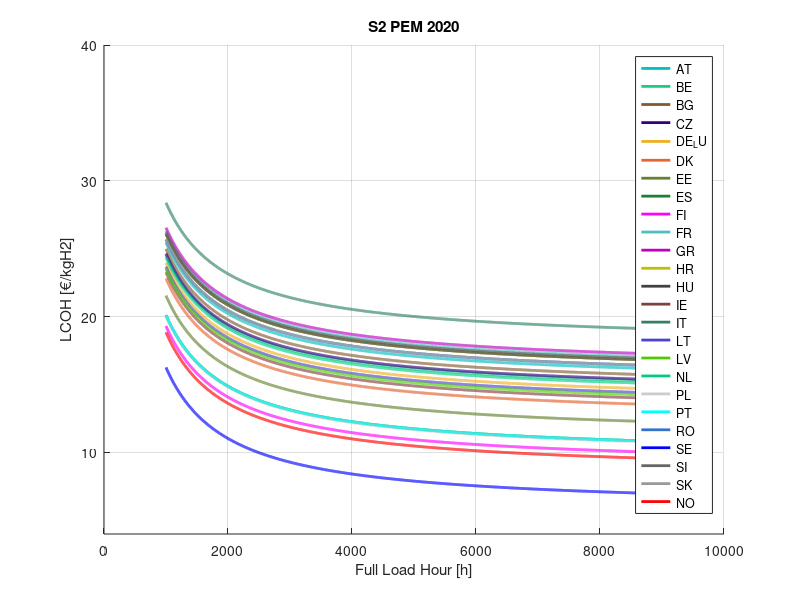

MATLAB code for this plot:
num_simulations = 1000;

%Common parameters
Discount_Rate_min = 0.06;       % assume 6-8%
Discount_Rate_max = 0.08;
Discount_Rate_values = unifrnd(Discount_Rate_min, Discount_Rate_max, [num_simulations, 1]);

Lifetime = 20;    % years

% Define electricity costs
electricity_cost_AT     = 0.261;
electricity_cost_BE     = 0.245;
electricity_cost_BG     = 0.253;
electricity_cost_CZ     = 0.247;
electricity_cost_DE_LU  = 0.235;
electricity_cost_DK     = 0.215;
electricity_cost_EE     = 0.193;
electricity_cost_ES     = 0.168;
electricity_cost_FI     = 0.154;
electricity_cost_FR     = 0.276;
electricity_cost_GR     = 0.280;
electricity_cost_HR     = 0.272;
electricity_cost_HU     = 0.272;
electricity_cost_IE     = 0.223;
electricity_cost_IT     = 0.312;
electricity_cost_LT     = 0.230;
electricity_cost_LV     = 0.227;
electricity_cost_NL     = 0.242;
electricity_cost_PL     = 0.167;
electricity_cost_PT     = 0.168;
electricity_cost_RO     = 0.265;
electricity_cost_SE     = 0.101;
electricity_cost_SI     = 0.274;
electricity_cost_SK     = 0.265;
electricity_cost_NO     = 0.146;


FLH = [1000:8760];

LHV = 33.33;    %kWh/kgH2

%PEM parameters
CAPEX_System_PEM_mean = 1450;      %$/kW
CAPEX_System_PEM_std = 367.42;
CAPEX_System_PEM_values = normrnd(CAPEX_System_PEM_mean, CAPEX_System_PEM_std, [num_simulations,1]);
CAPEX_System_PEM_values(CAPEX_System_PEM_values < 1100) = 1100;
CAPEX_System_PEM_values(CAPEX_System_PEM_values > 1800) = 1800;

%CAPEX_Stack_PEM_values = 0.35*CAPEX_System_PEM_values;    % 35% of CAPEX system
CAPEX_PEM_values = CAPEX_System_PEM_values;

OPEX_PEM_values = 3;

System_Efficiency_PEM_mean = 0.58;
System_Efficiency_PEM_std = 0.0163;
System_Efficiency_PEM_values = normrnd(System_Efficiency_PEM_mean, System_Efficiency_PEM_std, [num_simulations,1]);
System_Efficiency_PEM_values(System_Efficiency_PEM_values < 0.56) = 0.56;
System_Efficiency_PEM_values(System_Efficiency_PEM_values > 0.6) = 0.6;

% Calculate SOEC LCOH values
term1_S = LHV ./ (System_Efficiency_PEM_values);
term2_S = Discount_Rate_values .* (1 + Discount_Rate_values).^Lifetime;
term3_S = (OPEX_PEM_values / 100);
term4_S = CAPEX_PEM_values ./ FLH;
AT = term1_S .* ((term2_S ./ ((1 + Discount_Rate_values).^Lifetime - 1) + term3_S) .* term4_S + electricity_cost_AT);
BE = term1_S .* ((term2_S ./ ((1 + Discount_Rate_values).^Lifetime - 1) + term3_S) .* term4_S + electricity_cost_BE);
BG = term1_S .* ((term2_S ./ ((1 + Discount_Rate_values).^Lifetime - 1) + term3_S) .* term4_S + electricity_cost_BG);
CZ = term1_S .* ((term2_S ./ ((1 + Discount_Rate_values).^Lifetime - 1) + term3_S) .* term4_S + electricity_cost_CZ);
DE_LU = term1_S .* ((term2_S ./ ((1 + Discount_Rate_values).^Lifetime - 1) + term3_S) .* term4_S + electricity_cost_DE_LU);
DK = term1_S .* ((term2_S ./ ((1 + Discount_Rate_values).^Lifetime - 1) + term3_S) .* term4_S + electricity_cost_DK);
EE = term1_S .* ((term2_S ./ ((1 + Discount_Rate_values).^Lifetime - 1) + term3_S) .* term4_S + electricity_cost_EE);
ES = term1_S .* ((term2_S ./ ((1 + Discount_Rate_values).^Lifetime - 1) + term3_S) .* term4_S + electricity_cost_ES);
FI = term1_S .* ((term2_S ./ ((1 + Discount_Rate_values).^Lifetime - 1) + term3_S) .* term4_S + electricity_cost_FI);
FR = term1_S .* ((term2_S ./ ((1 + Discount_Rate_values).^Lifetime - 1) + term3_S) .* term4_S + electricity_cost_FR);
GR = term1_S .* ((term2_S ./ ((1 + Discount_Rate_values).^Lifetime - 1) + term3_S) .* term4_S + electricity_cost_GR);
HR = term1_S .* ((term2_S ./ ((1 + Discount_Rate_values).^Lifetime - 1) + term3_S) .* term4_S + electricity_cost_HR);
HU = term1_S .* ((term2_S ./ ((1 + Discount_Rate_values).^Lifetime - 1) + term3_S) .* term4_S + electricity_cost_HU);
IE = term1_S .* ((term2_S ./ ((1 + Discount_Rate_values).^Lifetime - 1) + term3_S) .* term4_S + electricity_cost_IE);
IT = term1_S .* ((term2_S ./ ((1 + Discount_Rate_values).^Lifetime - 1) + term3_S) .* term4_S + electricity_cost_IT);
LT = term1_S .* ((term2_S ./ ((1 + Discount_Rate_values).^Lifetime - 1) + term3_S) .* term4_S + electricity_cost_LT);
LV = term1_S .* ((term2_S ./ ((1 + Discount_Rate_values).^Lifetime - 1) + term3_S) .* term4_S + electricity_cost_LV);
NL = term1_S .* ((term2_S ./ ((1 + Discount_Rate_values).^Lifetime - 1) + term3_S) .* term4_S + electricity_cost_NL);
PL = term1_S .* ((term2_S ./ ((1 + Discount_Rate_values).^Lifetime - 1) + term3_S) .* term4_S + electricity_cost_PL);
PT = term1_S .* ((term2_S ./ ((1 + Discount_Rate_values).^Lifetime - 1) + term3_S) .* term4_S + electricity_cost_PT);
RO = term1_S .* ((term2_S ./ ((1 + Discount_Rate_values).^Lifetime - 1) + term3_S) .* term4_S + electricity_cost_RO);
SE = term1_S .* ((term2_S ./ ((1 + Discount_Rate_values).^Lifetime - 1) + term3_S) .* term4_S + electricity_cost_SE);
SI = term1_S .* ((term2_S ./ ((1 + Discount_Rate_values).^Lifetime - 1) + term3_S) .* term4_S + electricity_cost_SI);
SK = term1_S .* ((term2_S ./ ((1 + Discount_Rate_values).^Lifetime - 1) + term3_S) .* term4_S + electricity_cost_SK);
NO = term1_S .* ((term2_S ./ ((1 + Discount_Rate_values).^Lifetime - 1) + term3_S) .* term4_S + electricity_cost_NO);


avg_AT = mean(AT);
avg_BE = mean(BE);
avg_BG = mean(BG);
avg_CZ = mean(CZ);
avg_DE_LU = mean(DE_LU);
avg_DK = mean(DK);
avg_EE = mean(EE);
avg_ES = mean(ES);
avg_FI = mean(FI);
avg_FR = mean(FR);
avg_GR = mean(GR);
avg_HR = mean(HR);
avg_HU = mean(HU);
avg_IE = mean(IE);
avg_IT = mean(IT);
avg_LT = mean(LT);
avg_LV = mean(LV);
avg_NL = mean(NL);
avg_PL = mean(PL);
avg_PT = mean(PT);
avg_RO = mean(RO);
avg_SE = mean(SE);
avg_SI = mean(SI);
avg_SK = mean(SK);
avg_NO = mean(NO);


% Plotting LCOH for each country based on FLH
figure;
hold on;

plot(FLH, avg_AT, 'DisplayName', 'AT', 'LineWidth', 2, 'Color', [0,0.75,0.75]);
plot(FLH, avg_BE, 'DisplayName', 'BE', 'LineWidth', 2, 'Color', [0.1,0.8,0.5]);
plot(FLH, avg_BG, 'DisplayName', 'BG', 'LineWidth', 2, 'Color', [0.5,0.35,0.2]);
plot(FLH, avg_CZ, 'DisplayName', 'CZ', 'LineWidth', 2, 'Color', [0.2,0,0.5]);
plot(FLH, avg_DE_LU, 'DisplayName', 'DE_LU', 'LineWidth', 2, 'Color', [0.93,0.69,0.13]);
plot(FLH, avg_DK, 'DisplayName', 'DK', 'LineWidth', 2, 'Color', [0.9,0.4,0.2]);
plot(FLH, avg_EE, 'DisplayName', 'EE', 'LineWidth', 2, 'Color', [0.4,0.5,0.2]);
plot(FLH, avg_ES, 'DisplayName', 'ES', 'LineWidth', 2, 'Color', [0.1,0.5,0.2]);
plot(FLH, avg_FI, 'DisplayName', 'FI', 'LineWidth', 2, 'Color', 'm');
plot(FLH, avg_FR, 'DisplayName', 'FR', 'LineWidth', 2, 'Color', [0.3,0.75,0.75]);
plot(FLH, avg_GR, 'DisplayName', 'GR', 'LineWidth', 2, 'Color', [0.75,0,0.75]);
plot(FLH, avg_HR, 'DisplayName', 'HR', 'LineWidth', 2, 'Color', [0.75,0.75,0]);
plot(FLH, avg_HU, 'DisplayName', 'HU', 'LineWidth', 2, 'Color', [0.25,0.25,0.25]);
plot(FLH, avg_IE, 'DisplayName', 'IE', 'LineWidth', 2, 'Color', [0.5,0.25,0.25]);
plot(FLH, avg_IT, 'DisplayName', 'IT', 'LineWidth', 2, 'Color', [0.2,0.5,0.4]);
plot(FLH, avg_LT, 'DisplayName', 'LT', 'LineWidth', 2, 'Color', [0.3,0.25,0.8]);
plot(FLH, avg_LV, 'DisplayName', 'LV', 'LineWidth', 2, 'Color', [0.3,0.8,0]);
plot(FLH, avg_NL, 'DisplayName', 'NL', 'LineWidth', 2, 'Color', [0,0.8,0.5]);
plot(FLH, avg_PL, 'DisplayName', 'PL', 'LineWidth', 2, 'Color', [0.8,0.8,0.8]);
plot(FLH, avg_PT, 'DisplayName', 'PT', 'LineWidth', 2, 'Color', 'c');
plot(FLH, avg_RO, 'DisplayName', 'RO', 'LineWidth', 2, 'Color', [0.2,0.45,0.8]);
plot(FLH, avg_SE, 'DisplayName', 'SE', 'LineWidth', 2, 'Color', 'b');
plot(FLH, avg_SI, 'DisplayName', 'SI', 'LineWidth', 2, 'Color', [0.4,0.4,0.4]);
plot(FLH, avg_SK, 'DisplayName', 'SK', 'LineWidth', 2, 'Color', [0.6,0.6,0.6]);
plot(FLH, avg_NO, 'DisplayName', 'NO', 'LineWidth', 2, 'Color', 'r');


hold off;

% Set axis labels and legend
xlabel('Full Load Hour [h]');
ylabel('LCOH [€/kgH2]');
title('S2 PEM 2020');
legend('Location', 'Best');
grid on;
ylim([4 40]);